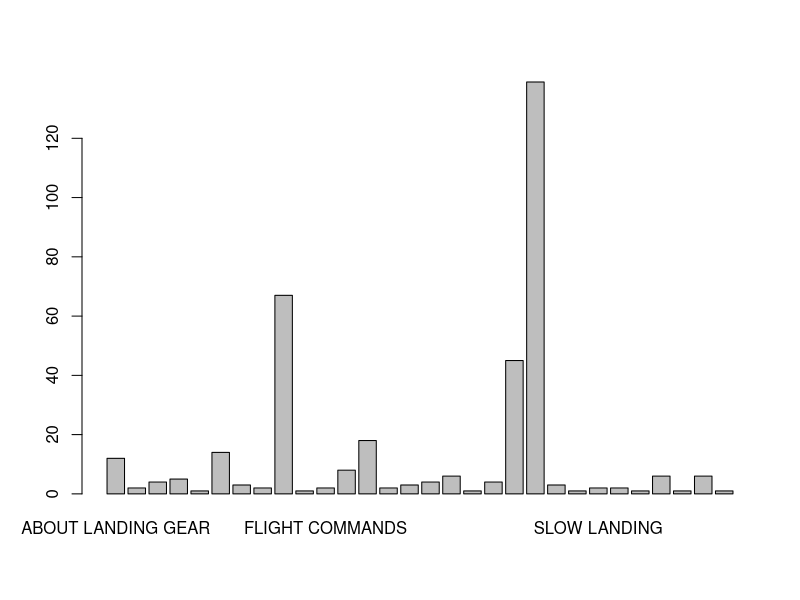

Recreate this plot in R. (Note: this script raises an error after producing the figure.)

library(readr)
library(ggplot2)
library(dplyr)
library(tidyr)

data <- read.csv("../Data/aircrafts_occurrences_merged.csv")
names(data)
dim(data)

# Be careful, there are 16 rows of difference between both csv file, so 16 individuals will 
# not have information about variables from "occurrences.csv". 

type_of_occurence = data$type.of.occurrence
unique(type_of_occurence)

type_operation = data$type_operation
unique(type_operation)

operation_phase = data$operation_phase
unique (operation_phase)

#Evolution of instruction flight in time : 
data_instruction = data [data$type_operation == 'INSTRUCTION',]
barplot(table(data_instruction$type.of.occurrence))
#we see that there are a lot of negligeable type of occurrence : 
table(data_instruction$type.of.occurrence)
table (table (data_instruction$type.of.occurrence)>5) #Only 10 more than 5 
v = table(data_instruction$type.of.occurrence)
v = v[v>5]
#severeg damages : 
unique (data_instruction$damage_level)
data_instruction$damage_level
data_instruction[19,]
dataI_destroyed = data_instruction[data_instructio == 'DESTROYED', ]
dataI_substantial = data_instruction[data_instruction == 'SUBSTANTIAL',] 

dim (dataI_destroyed)
dim(dataI_substantial) 
table (dataI_destroyed$type.of.occurrence)
table ( dataI_substantial$type.of.occurrence)
  
dataI_destroyed
  
  
  














#Can also work on the reports data, how much time it takes to report an accicdent, 
#does the severity of the accident is corrolated 
#How this change chnage in the year, with technologies is it more 
#depends on the  vehicule.. ? 